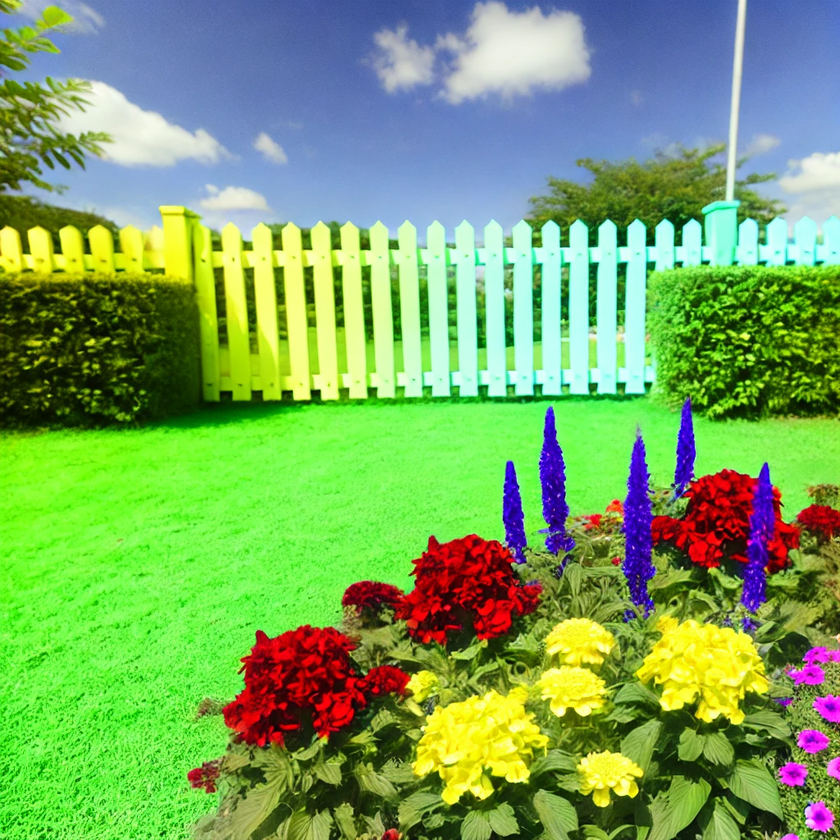
#> input picture FinalLab/image1.png, 840 x 840 px, shrunk from 1024 x 1024 before the run
$ jupyter execute task1.ipynb
#> lines starting #> are read from the running program, lines starting #| are printed output that depends on the picture
[cell 1]
from skimage import io
import numpy as np
import matplotlib.pyplot as plt

[cell 2]
image = io.imread("image1.png")
#> image is the input picture: shape (840, 840, 3); mean R, G, B 121.6, 166.7, 96
plt.imshow(image)
plt.show()

[cell 3]
# User Input
r_change = int(input("Enter the value of r_change: "))
#> the answer given: 3
g_change = int(input("Enter the value of g_change: "))
#> the answer given: 3
b_change = int(input("Enter the value of b_change: "))
#> the answer given: 3

inversion = input("Do you want to invert the image? (yes/no): ")
#> the answer given: y

brightness_scaling = float(input("Enter the value of brightness_scaling: "))
#> the answer given: 3

[cell 4]
def change_colour(image, r_change, g_change, b_change):
#> called with r_change = 3, g_change = 3, b_change = 3
    image = image.astype(np.int16)  # Convert to int16 to prevent overflow
    image[:, :, 0] = np.clip(image[:, :, 0] + r_change, 0, 255)
    image[:, :, 1] = np.clip(image[:, :, 1] + g_change, 0, 255)
    image[:, :, 2] = np.clip(image[:, :, 2] + b_change, 0, 255)
    return image.astype(np.uint8)  # Convert back to uint8

def invert(image, inversion):
#> called with inversion = 'y'
    if inversion.lower() == "yes" or inversion.lower() == "y":
        image = 255 - image
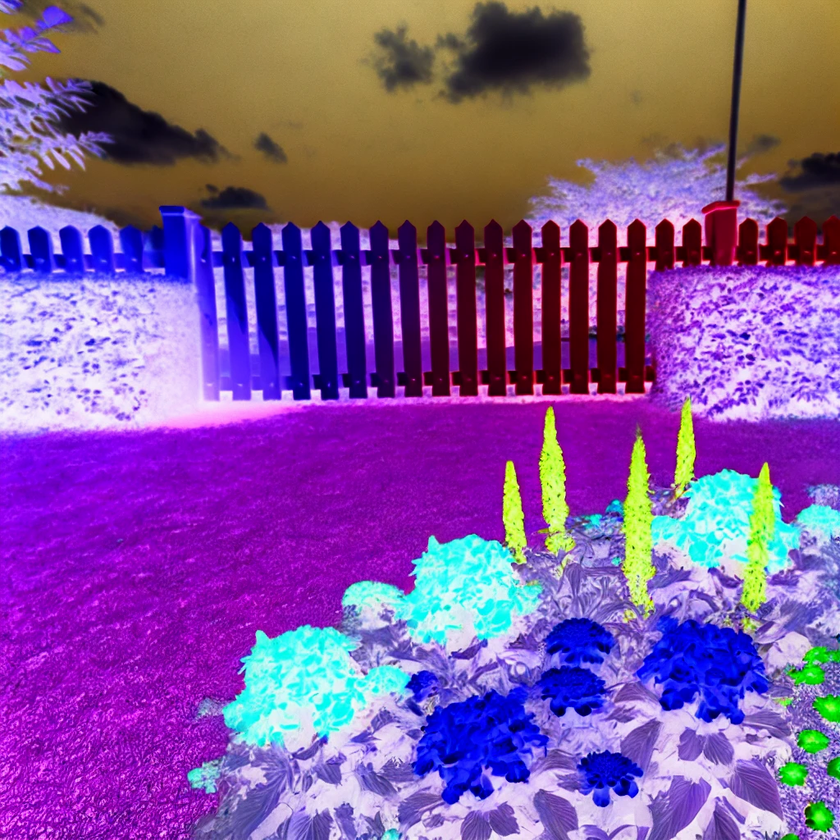
#> image: shape (840, 840, 3); mean of channels 0, 1, 2 130.4, 85.8, 156; drawn as R, G, B
    return image

def brightness(image, brightness_scaling):
#> called with brightness_scaling = 3
    image = image.astype(np.float32)  # Convert to float32 for scaling
    image = np.clip(image * brightness_scaling, 0, 255)
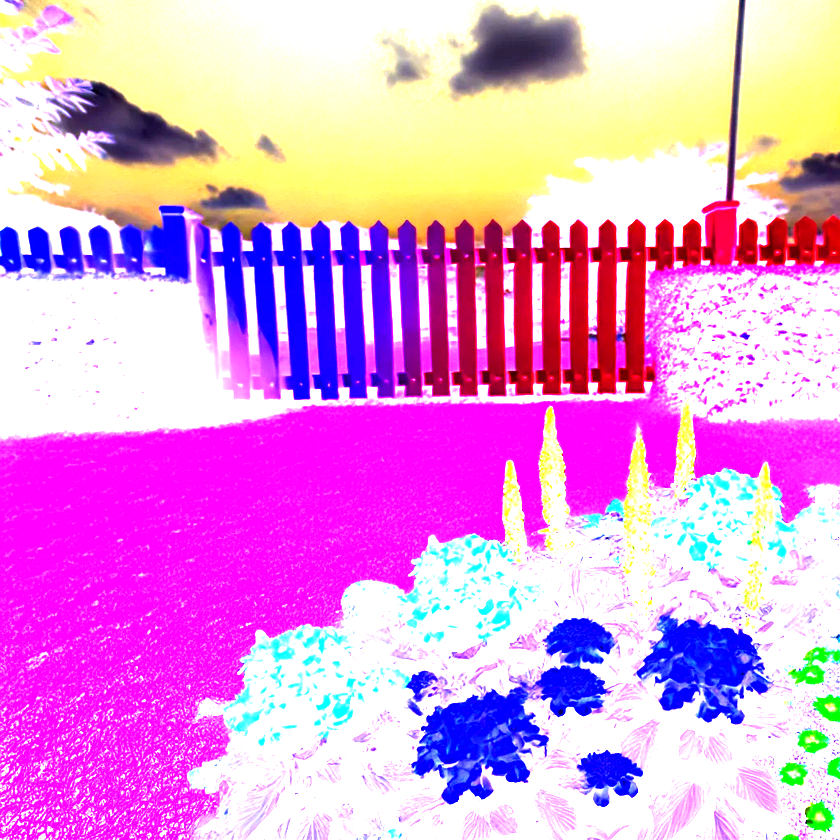
#> image: shape (840, 840, 3) float32; mean of channels 0, 1, 2 227, 155, 222.2; drawn as R, G, B
    return image.astype(np.uint8)  # Convert back to uint8

$ run again, with FinalLab/image2.png copied over FinalLab/image1.png
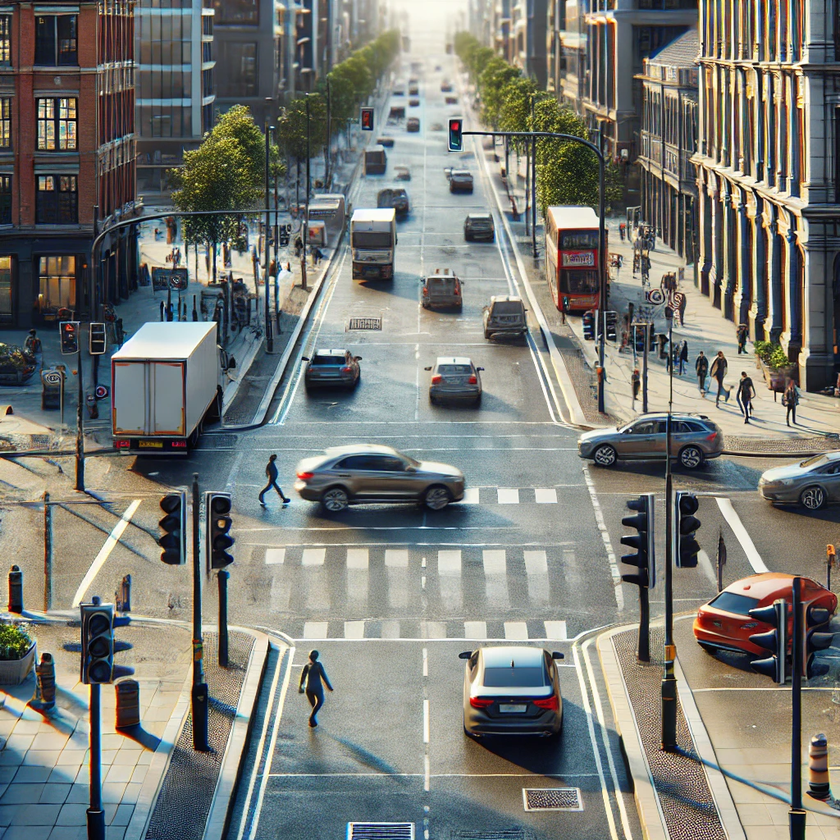
#> input picture FinalLab/image2.png, 840 x 840 px, shrunk from 1024 x 1024 before the run
#> image is the input picture: shape (840, 840, 3); mean R, G, B 121.1, 122.8, 116.9
#> in invert, `image = 255 - image`:
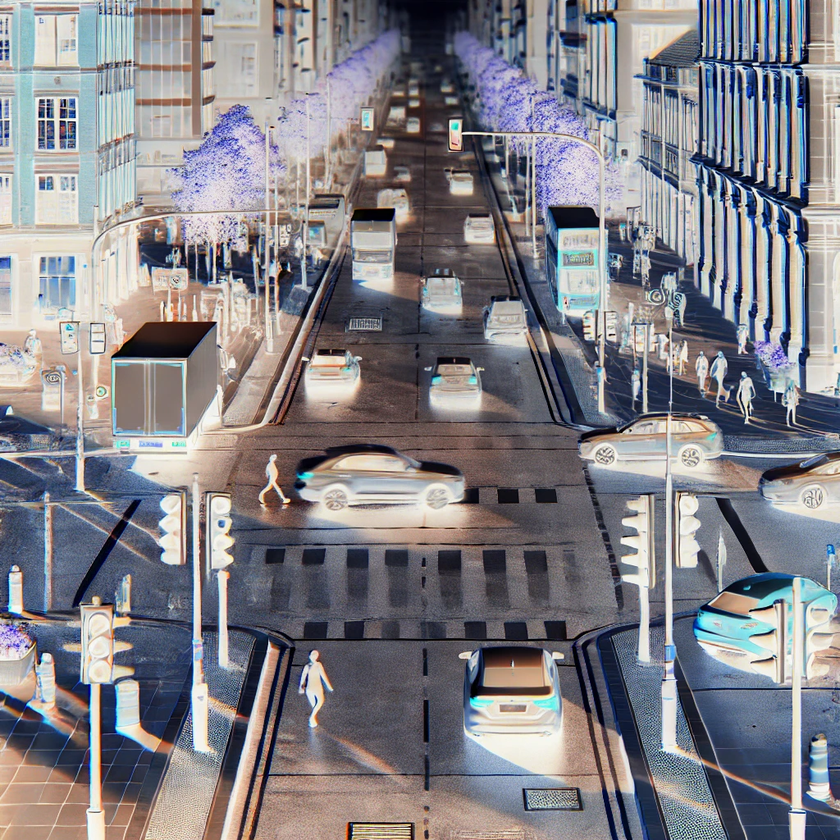
#> image: shape (840, 840, 3); mean of channels 0, 1, 2 130.9, 129.2, 135.1; drawn as R, G, B
#> in brightness, `image = np.clip(image * brightness_scaling, 0, 255)`:
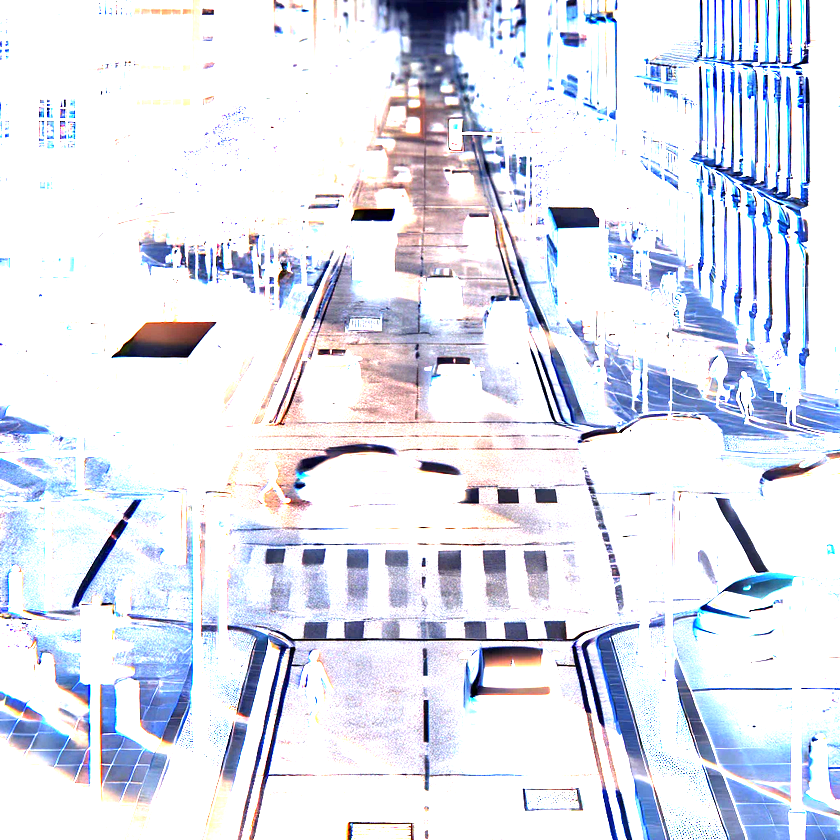
#> image: shape (840, 840, 3) float32; mean of channels 0, 1, 2 224.8, 227.8, 238.6; drawn as R, G, B
